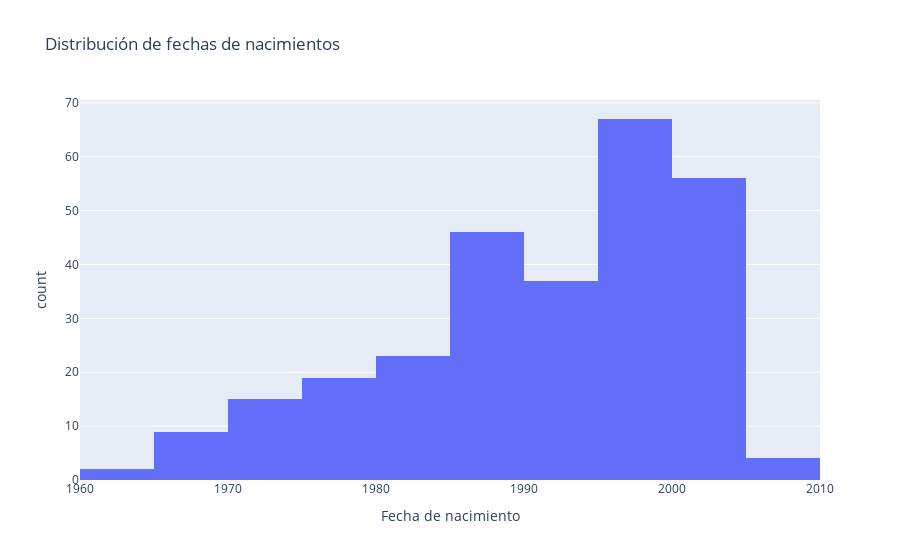

Notebook source saved alongside this figure:
### Code cell
fig = px.histogram(source, x='Fecha de nacimiento', title='Distribución de fechas de nacimientos')
fig.show()

### Figure 1 — Plotly figure (JSON) as saved in the notebook; plotly's stock layout.template omitted (floating-point values rounded to 4 significant figures; data arrays with more than 128 entries replaced by an {"elided": "..."} marker saying what was removed)
{"data": [{"alignmentgroup": "True", "bingroup": "x", "hovertemplate": "Fecha de nacimiento=%{x}<br>count=%{y}<extra></extra>", "legendgroup": "", "marker": {"color": "#636efa", "pattern": {"shape": ""}}, "name": "", "offsetgroup": "", "orientation": "v", "showlegend": false, "type": "histogram", "x": {"elided": "278 str values"}, "xaxis": "x", "yaxis": "y"}], "layout": {"barmode": "relative", "legend": {"tracegroupgap": 0}, "title": {"text": "Distribución de fechas de nacimientos"}, "xaxis": {"anchor": "y", "domain": [0, 1], "title": {"text": "Fecha de nacimiento"}}, "yaxis": {"anchor": "x", "domain": [0, 1], "title": {"text": "count"}}}}
